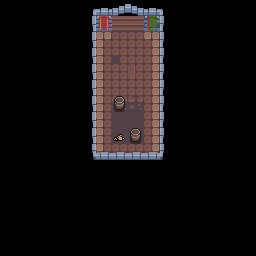

The image is a tile-based game level rendered from a .tmx file. Its description and complete source (layers, tilesets, objects, tile grids) follow:
An orthogonal 16x16 tile map with 16x16 px tiles, 3 tile layers (Background, Midground, Foreground), 2 tilesets.

<map version="1.2" tiledversion="1.3.4" orientation="orthogonal" renderorder="right-down" width="16" height="16" tilewidth="16" tileheight="16" infinite="0" nextlayerid="6" nextobjectid="11">
 <tileset firstgid="1" name="tilemap" tilewidth="16" tileheight="16" tilecount="72" columns="9">
  <image source="../assets/tilemap.png" width="144" height="128" />
 </tileset>
 <tileset firstgid="73" name="sprite" tilewidth="16" tileheight="16" tilecount="252" columns="28">
  <image source="../assets/spritesheet.png" width="448" height="144" />
 </tileset>
 <layer id="2" name="Background" width="16" height="16">
  <data encoding="csv">
0,0,0,0,0,0,0,0,0,0,0,0,0,0,0,0,
0,0,0,0,0,0,43,28,28,52,0,0,0,0,0,0,
0,0,0,0,0,0,16,12,12,18,0,0,0,0,0,0,
0,0,0,0,0,0,25,21,12,27,0,0,0,0,0,0,
0,0,0,0,0,0,25,12,22,27,0,0,0,0,0,0,
0,0,0,0,0,0,25,12,12,27,0,0,0,0,0,0,
0,0,0,0,0,0,25,23,23,27,0,0,0,0,0,0,
0,0,0,0,0,0,25,33,33,27,0,0,0,0,0,0,
0,0,0,0,0,0,25,33,33,27,0,0,0,0,0,0,
0,0,0,0,0,0,25,12,12,27,0,0,0,0,0,0,
0,0,0,0,0,0,0,0,0,0,0,0,0,0,0,0,
0,0,0,0,0,0,0,0,0,0,0,0,0,0,0,0,
0,0,0,0,0,0,0,0,0,0,0,0,0,0,0,0,
0,0,0,0,0,0,0,0,0,0,0,0,0,0,0,0,
0,0,0,0,0,0,0,0,0,0,0,0,0,0,0,0,
0,0,0,0,0,0,0,0,0,0,0,0,0,0,0,0
</data>
 </layer>
 <layer id="3" name="Midground" width="16" height="16">
  <data encoding="csv">
0,0,0,0,0,0,0,0,0,0,0,0,0,0,0,0,
0,0,0,0,0,37,5,0,0,4,37,0,0,0,0,0,
0,0,0,0,0,37,0,0,0,0,37,0,0,0,0,0,
0,0,0,0,0,37,0,0,0,0,37,0,0,0,0,0,
0,0,0,0,0,37,0,0,0,0,37,0,0,0,0,0,
0,0,0,0,0,37,0,0,0,0,37,0,0,0,0,0,
0,0,0,0,0,37,0,2,0,0,37,0,0,0,0,0,
0,0,0,0,0,37,0,0,0,0,37,0,0,0,0,0,
0,0,0,0,0,37,0,1,2,0,37,0,0,0,0,0,
0,0,0,0,0,37,0,0,0,0,37,0,0,0,0,0,
0,0,0,0,0,37,37,37,37,37,37,0,0,0,0,0,
0,0,0,0,0,0,0,0,0,0,0,0,0,0,0,0,
0,0,0,0,0,0,0,0,0,0,0,0,0,0,0,0,
0,0,0,0,0,0,0,0,0,0,0,0,0,0,0,0,
0,0,0,0,0,0,0,0,0,0,0,0,0,0,0,0,
0,0,0,0,0,0,0,0,0,0,0,0,0,0,0,0
</data>
 </layer>
 <objectgroup id="4" name="Sprites" />
 <layer id="5" name="Foreground" width="16" height="16">
  <data encoding="csv">
0,0,0,0,0,41,66,62,63,66,40,0,0,0,0,0,
0,0,0,0,0,50,0,0,0,0,49,0,0,0,0,0,
0,0,0,0,0,50,0,0,0,0,49,0,0,0,0,0,
0,0,0,0,0,50,0,0,0,0,49,0,0,0,0,0,
0,0,0,0,0,50,0,0,0,0,49,0,0,0,0,0,
0,0,0,0,0,50,0,0,0,0,49,0,0,0,0,0,
0,0,0,0,0,50,0,0,0,0,49,0,0,0,0,0,
0,0,0,0,0,50,0,0,0,0,49,0,0,0,0,0,
0,0,0,0,0,50,0,0,0,0,49,0,0,0,0,0,
0,0,0,0,0,59,66,66,66,66,58,0,0,0,0,0,
0,0,0,0,0,0,0,0,0,0,0,0,0,0,0,0,
0,0,0,0,0,0,0,0,0,0,0,0,0,0,0,0,
0,0,0,0,0,0,0,0,0,0,0,0,0,0,0,0,
0,0,0,0,0,0,0,0,0,0,0,0,0,0,0,0,
0,0,0,0,0,0,0,0,0,0,0,0,0,0,0,0,
0,0,0,0,0,0,0,0,0,0,0,0,0,0,0,0
</data>
 </layer>
</map>
